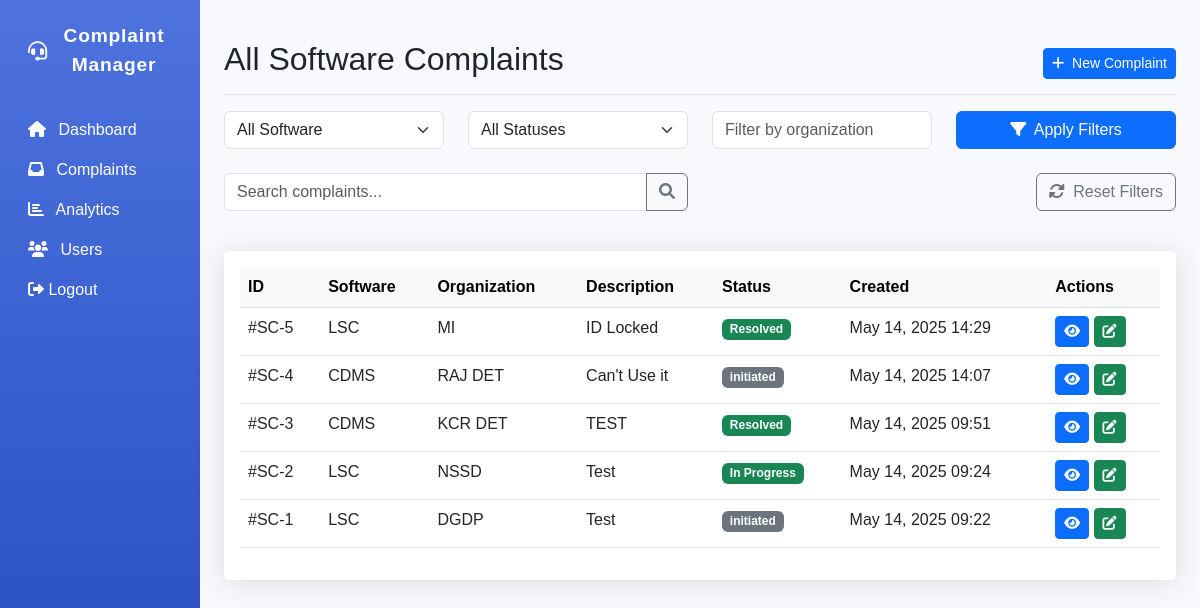
Page /api/complaints/ (signed in) on the committed database.
### api/models.py (models this page shows, shortened)
class Complain(models.Model):
    STATUS_CHOICE = [
        ("Initiated", "Initiated"),
        ("In_Progress", "In Progress"),
        ("Resolved", "Resolved"),
    ]
    software = models.ForeignKey(Software, on_delete=models.CASCADE, related_name='complaints')
    organization = models.CharField(max_length=255)
    referred_by = models.CharField(max_length=255, blank=True)
    problem_description = models.TextField()
    attached_document = models.FileField(upload_to='complaints/documents/', null=True, blank=True)
    created_by = models.ForeignKey(CustomUser, on_delete=models.CASCADE, related_name='created_complaints')
    updated_by = models.ForeignKey(CustomUser, on_delete=models.CASCADE, null=True, blank=True, related_name='updated_complaints')
    status = models.CharField(max_length=20, choices=STATUS_CHOICE, default="initiated")
    created_at = models.DateTimeField(auto_now_add=True)
    updated_at = models.DateTimeField(auto_now=True)

class Software(models.Model):
    name = models.CharField(max_length=255,null=False,blank=False)

### api/views.py (the view)
# urls.py: path('complaints/', ComplainListView.as_view(), name='complain_list'),
class ComplainListView(LoginRequiredMixin, ListView):
    model = Complain
    template_name = 'api/complain_list.html'
    context_object_name = 'complaints'
    paginate_by = 10
    def get_queryset(self):
        queryset = super().get_queryset()
        software_filter = self.request.GET.get('software')
        status_filter = self.request.GET.get('status')
        organization_filter = self.request.GET.get('organization')
        if software_filter:
            queryset = queryset.filter(software_id=software_filter)
        if status_filter:
            queryset = queryset.filter(status=status_filter)
        if organization_filter:
            queryset = queryset.filter(organization__icontains=organization_filter)
        return queryset.order_by('-created_at')
    def get_context_data(self, **kwargs):
        context = super().get_context_data(**kwargs)
        context['software_list'] = Software.objects.all()
        return context

### template/api/complain_list.html (shortened to what this page needs)
{% extends 'api/base.html' %}
{% load static %}
{% block content %}
<div class="container-fluid">
    <div class="row">
        {% include 'api/sidebar.html' %}
        <main class="col-md-9 ms-sm-auto col-lg-10 px-md-4 py-4">
            <div class="d-flex justify-content-between flex-wrap flex-md-nowrap align-items-center pt-3 pb-2 mb-3 border-bottom">
                <h1 class="h2">All Software Complaints</h1>
                <div class="btn-toolbar mb-2 mb-md-0">
                    <a href="{% url 'complain_create' %}" class="btn btn-sm btn-primary">
                        <i class="fas fa-plus me-1"></i> New Complaint
                    </a>
                </div>
            </div>
            <form method="get" class="mb-4">
                <div class="row mb-4">
                    <div class="col-md-3">
                        <select class="form-select software-filter" name="software" id="softwareFilter">
                            <option value="">All Software</option>
                        </select>
                    </div>
                    <div class="col-md-3">
                        <select class="form-select" name="status" id="statusFilter">
                            <option value="">All Statuses</option>
                        </select>
                    </div>
                    <div class="col-md-3">
                        <input type="text" class="form-control" name="organization" id="organizationFilter"
                               placeholder="Filter by organization" value="{{ organization_filter }}">
                    </div>
                    <div class="col-md-3">
                        <button type="submit" class="btn btn-primary w-100" id="applyFilters">
                            <i class="fas fa-filter me-1"></i> Apply Filters
                        </button>
                    </div>
                </div>
                <div class="row">
                    <div class="col-md-6">
                        <div class="input-group mb-3">
                            <input type="text" class="form-control" name="search" placeholder="Search complaints..."
                                   value="{{ search_query }}">
                            <button class="btn btn-outline-secondary" type="submit">
                                <i class="fas fa-search"></i>
                            </button>
                        </div>
                    </div>
                    <div class="col-md-6 text-end">
                        <a href="{% url 'complain_list' %}" class="btn btn-outline-secondary">
                            <i class="fas fa-sync-alt me-1"></i> Reset Filters
                        </a>
                    </div>
                </div>
            </form>
            <div class="card mb-4">
                <div class="card-body">
                    <div class="table-responsive">
                        <table class="table table-hover">
                            <thead class="table-light">
                                <tr>
                                    <th>ID</th>
                                    <th>Software</th>
                                    <th>Organization</th>
                                    <th>Description</th>
                                    <th>Status</th>
                                    <th>Created</th>
                                    <th>Actions</th>
                                </tr>
                            </thead>
                            <tbody>
                                {% for complaint in complaints %}
                                <tr class="complaint-item status-{{ complaint.status }}">
                                    <td>#SC-{{ complaint.id }}</td>
                                    <td>{{ complaint.software.name }}</td>
                                    <td>{{ complaint.organization }}</td>
                                    <td class="text-truncate" style="max-width: 200px;">{{ complaint.problem_description }}</td>
                                    <td>
                                        <span class="badge
                                            {% if complaint.status == 'initiated' %}bg-secondary
                                            {% elif complaint.status == 'in_progress' %}bg-warning
                                            {% else %}bg-success{% endif %}">
                                            {{ complaint.get_status_display }}
                                        </span>
                                    </td>
                                    <td>{{ complaint.created_at|date:"M d, Y H:i" }}</td>
                                    <td>
                                        <a href="{% url 'complain_detail' complaint.pk %}" class="btn btn-sm btn-primary" title="View">
                                            <i class="fas fa-eye"></i>
                                        </a>
                                        <a href="{% url 'complain_update' complaint.pk %}" class="btn btn-sm btn-success" title="Edit">
                                            <i class="fas fa-edit"></i>
                                        </a>
                                    </td>
                                </tr>
                                {% empty %}
                                <tr>
                                    <td colspan="7" class="text-center py-4">No complaints found matching your criteria.</td>
                                </tr>
                                {% endfor %}
                            </tbody>
                        </table>
                    </div>
                </div>
            </div>
        </main>
    </div>
</div>
{% endblock %}

### template/api/base.html (style rules this page uses)
:root { --primary-color: #4e73df; --secondary-color: #1cc88a; --danger-color: #e74a3b; --warning-color: #f6c23e; --dark-color: #5a5c69; }
body { font-family: 'Nunito', sans-serif; background-color: #f8f9fc; }
.card { border: none; border-radius: 0.35rem; box-shadow: 0 0.15rem 1.75rem 0 rgba(58, 59, 69, 0.15); }

### rows in the picture
Complain: id "5", software.name "LSC", organization "MI", problem_description "ID Locked", status "Resolved", created_at "May 14, 2025 14:29"
Complain: id "4", software.name "CDMS", organization "RAJ DET", problem_description "Can't Use it", status "initiated", created_at "May 14, 2025 14:07"
Complain: id "3", software.name "CDMS", organization "KCR DET", problem_description "TEST", status "Resolved", created_at "May 14, 2025 09:51"
Complain: id "2", software.name "LSC", organization "NSSD", problem_description "Test", status "In Progress", created_at "May 14, 2025 09:24"
Complain: id "1", software.name "LSC", organization "DGDP", problem_description "Test", status "initiated", created_at "May 14, 2025 09:22"
